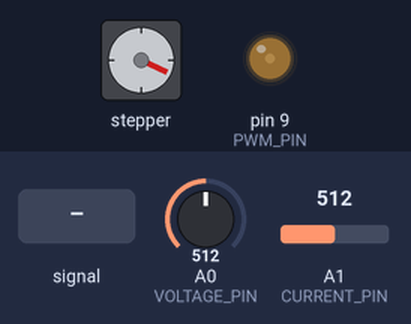
Simulated run of this sketch. Board: Arduino Uno, built with avr-gcc and run on an emulated ATmega328P. On the bench: stepper motor, output pins drawn as LEDs (lit = HIGH). Wiring (inferred from the names in the program): stepper motor driver (200 steps per turn assumed): step pin 10; direction pin 11. The test bench sets the inputs (shaded band); at power-on: A0 (VOLTAGE_PIN) = 512, A1 (CURRENT_PIN) = 512. Pins used as bus, display or sensor lines are not drawn.

Above: at 1.2 s.
1.3 s: A0 (VOLTAGE_PIN) fed a 200 Hz sine of ±460 counts around its level
4.3 s: A0 (VOLTAGE_PIN) set to 716
At 4.95 s:
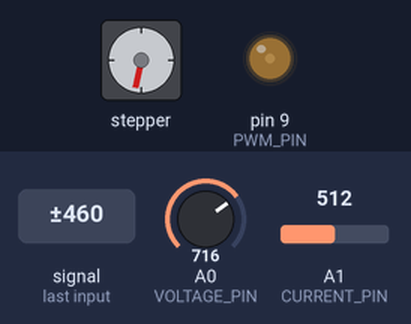
7.3 s: A1 (CURRENT_PIN) set to 1023
At 7.65 s:
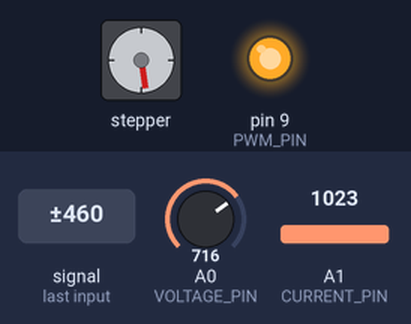
10.3 s: A1 (CURRENT_PIN) set to 1010
13.3 s: A1 (CURRENT_PIN) set to 1000
At 13.66 s:
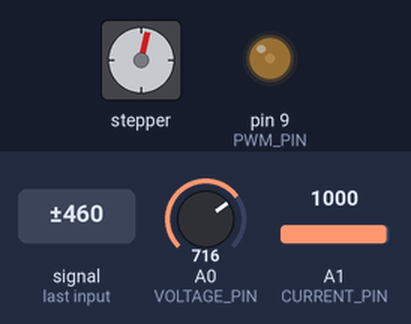
16.3 s: A0 (VOLTAGE_PIN) set to 190
At 16.66 s:
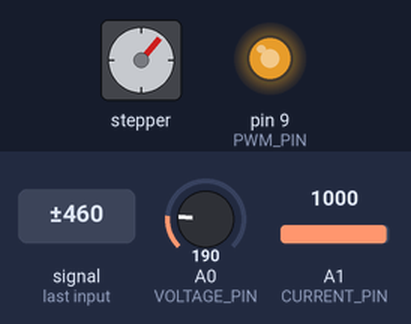
Timing chart, 0 to 25.8 s (numbered marks = the images above; inputs shaded):
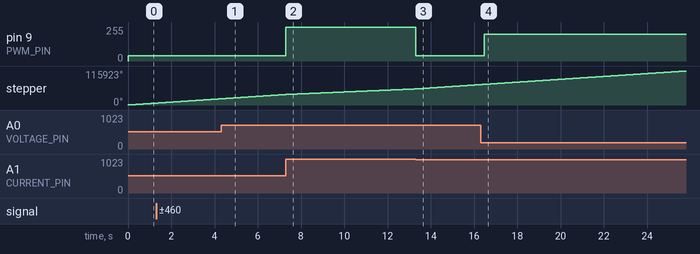

The sketch:

magic_MIG.ino
```cpp
// Arduino MIG arc welding controller with improved reliability
#include <Arduino.h>

// Define pins
#define VOLTAGE_PIN A0
#define CURRENT_PIN A1
#define WIRE_FEED_PIN A2
#define BURN_PULSE_PIN A3
#define PWM_PIN 9
#define STEP_PIN 10
#define DIR_PIN 11
#define GAS_RELAY_PIN 6
#define POWER_RELAY_PIN 7

// Define constants and variables
const float VOLTAGE_SCALE = 0.1;
const float CURRENT_SCALE = 0.2;
const float PI_VAL = 3.14159;

float voltage;
float current;
float wire_feed_rate = 150.0; // mm/s
float wire_feed_velocity;

bool gas_on;
bool power_on;
bool wire_feed_on;
bool burn_pulse_on;

unsigned long wire_feed_time;
unsigned long burn_pulse_time;
float burn_pulse_duration = 5.0; // ms

int step_dir = 1;
float step_interval;

void read_inputs() {
  voltage = analogRead(VOLTAGE_PIN) * VOLTAGE_SCALE;
  current = analogRead(CURRENT_PIN) * CURRENT_SCALE;
  wire_feed_velocity = wire_feed_rate;
  step_interval = 1000.0 / (wire_feed_velocity * 20.0); // 20 steps/mm
}

void control_pwm() {
  if (voltage < 5.0 || current > 200.0) { // Contact
      analogWrite(PWM_PIN, 255);
  } else {
      // Proportional control
      float error = 22.5 - voltage;
      static float duty = 120;
      duty += error * 0.1;
      duty = constrain(duty, 40, 200);
      analogWrite(PWM_PIN, (int)duty);
  }
}

void control_stepper() {
  static unsigned long lastStep = 0;
  unsigned long now = micros();
  if (now - lastStep > step_interval * 1000.0) {
    digitalWrite(STEP_PIN, HIGH);
    delayMicroseconds(2);
    digitalWrite(STEP_PIN, LOW);
    lastStep = now;
  }
}

void setup() {
  pinMode(VOLTAGE_PIN, INPUT);
  pinMode(CURRENT_PIN, INPUT);
  pinMode(PWM_PIN, OUTPUT);
  pinMode(STEP_PIN, OUTPUT);
  pinMode(DIR_PIN, OUTPUT);

  digitalWrite(DIR_PIN, HIGH);
  wire_feed_time = micros();
  read_inputs();
}

void loop() {
  read_inputs();
  control_pwm();
  control_stepper();
}
```

Measured:
- the behaviour switches between 1001 and 1000 on A1 (CURRENT_PIN) (found by bisection; images 2 and 3)
- after the input at 4.3 s, pin 9 (PWM_PIN): stays 40/255 (without the input it goes to 42/255 after 1.1 s)
- after the input at 7.3 s, pin 9 (PWM_PIN): 40/255 → 255/255 at once
- after the input at 13.3 s, pin 9 (PWM_PIN): 255/255 → 40/255 at once
- after the input at 16.3 s, pin 9 (PWM_PIN): 40/255 → 200/255 after 0.17 s
